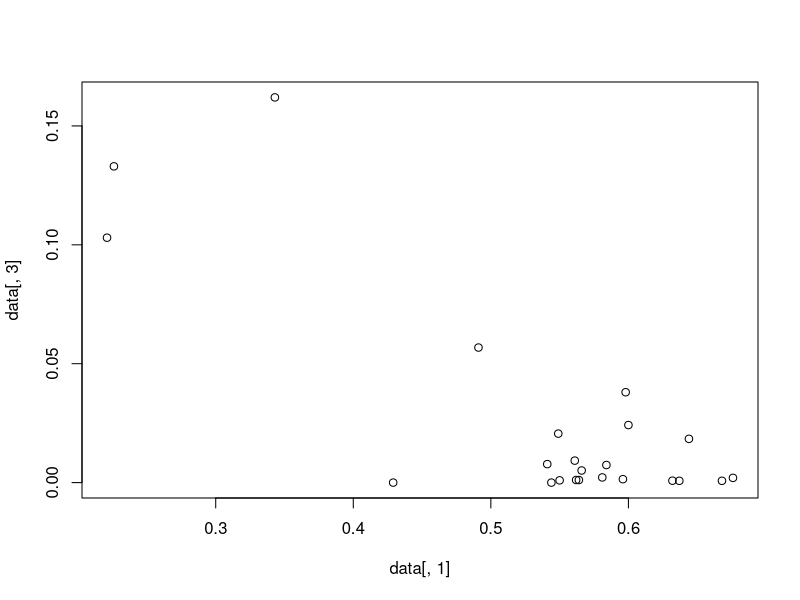

This figure's R source:
# Classroom Walkthrough


#### Plotting a correlation ####

# Read data
data <- t(read.table("r_language/data/data_table.txt", sep = "\t", header = TRUE, row.names = 1))
# t means to transpose (swap rows and columns)
# sep = "\t" tells R to separate by tabs. R is smart but specify this just to be safe.
# row.names = 1 indicates that the first row is not data

# Check class
class(data)

# Tranform to data frame
data <- data.frame(data)

# Perform a correlation
cor.test(data[,1], data[,3])

# Plot the correlation
plot(data[,1], data[,3])







